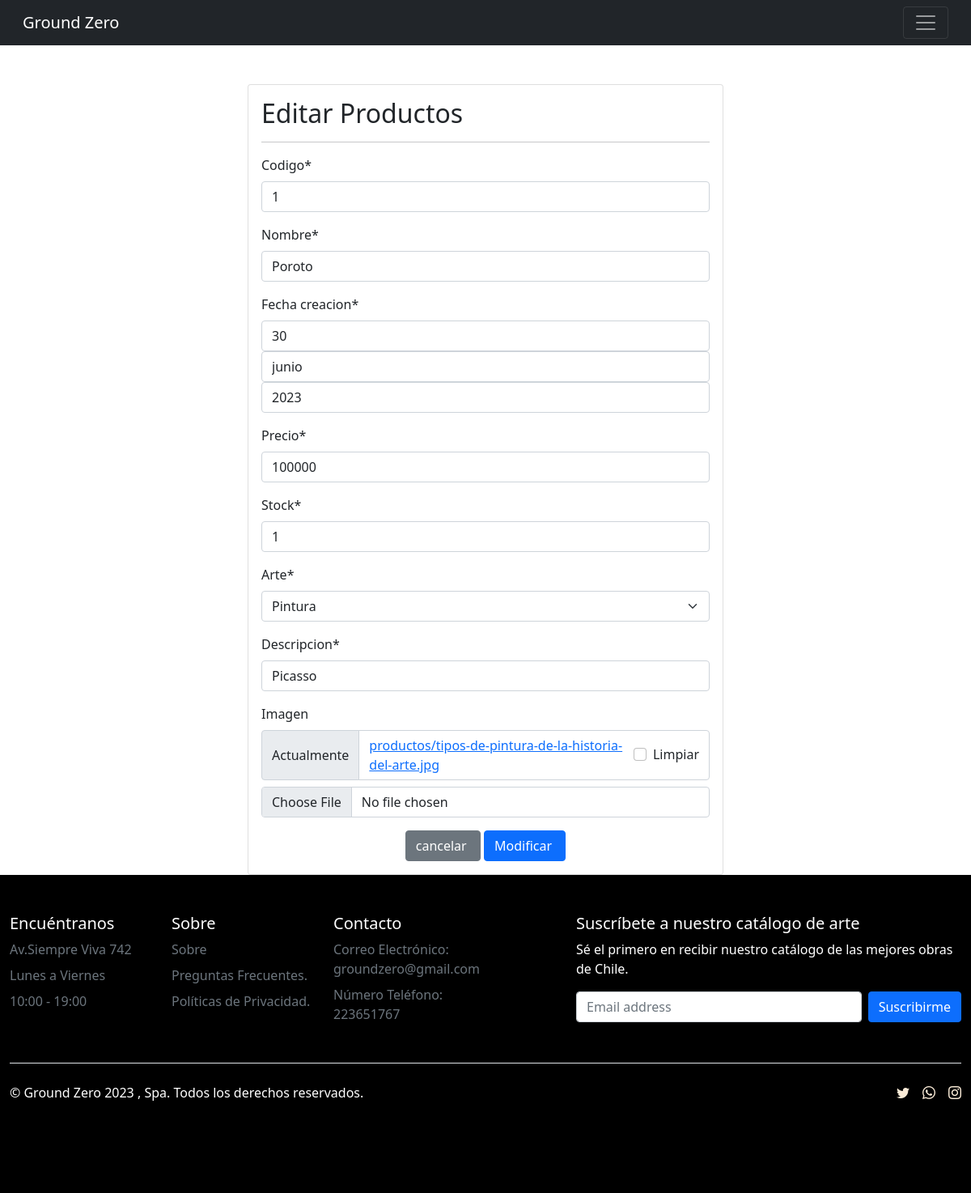
/modificar-producto/11/ (signed in), run on the app's committed database.
### app/models.py (models this page shows, shortened)
class Producto(models.Model):
    codigo = models.CharField(max_length=10)
    nombre = models.CharField(max_length=50 )
    fecha_creacion = models.DateField()
    precio = models.IntegerField()
    stock = models.IntegerField()
    arte = models.ForeignKey(Arte, on_delete=models.PROTECT)
    descripcion = models.CharField(max_length=42)
    imagen = models.ImageField(upload_to="productos", null=True)

class Arte(models.Model):
    nombre = models.CharField(max_length=20)
    def __str__(self):
        return self.nombre

### app/views.py (the view, shortened to what this page needs)
# urls.py: path('modificar-producto/<id>/', modificar_producto, name="modificar_producto"),
@permission_required('app.change_producto')
def modificar_producto(request, id):
    producto = get_object_or_404(Producto, id=id)
    data = {
        'form': ProductoForm(instance=producto)
    }
    return render(request, 'app/modificar.html', data)

### app/forms.py
class ProductoForm(forms.ModelForm):
    nombre =forms.CharField(min_length=3, max_length=50)
    imagen = forms.ImageField(required=False)
    precio = forms.IntegerField(min_value=1)
    class Meta:
        model = Producto
        fields = '__all__'
        widgets ={
            "fecha_creacion":forms.SelectDateWidget()
        }

### app/templates/app/modificar.html (shortened to what this page needs)
{% extends 'app/base.html' %}
{% load crispy_forms_tags %}
{% block contenido %}
{% load static %}
<br><br>
<div class="row">
    <div class="col-12 col-md-6 offset-md-3">
        <div class="card">
            <div class="card-body">
                <h2>Editar Productos</h2>
                <hr>
                <form action="" method="post" enctype="multipart/form-data">
                    {{ form | crispy }}
                    <div class="d-flex justify-content-center">
                        <input type="reset" value="cancelar " class="btn btn-secondary">
                        <input type="submit" value="Modificar " class="btn btn-primary">
                    </div>
                </form>
            </div>
        </div>
    </div>
</div>
{% endblock %}

### data on the page
Producto: codigo "1", nombre "Poroto", precio "100000", stock "1", arte "Pintura", descripcion "Picasso"
